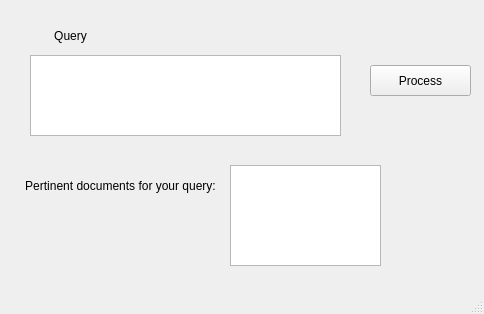
<?xml version="1.0" encoding="UTF-8"?>
<ui version="4.0">
 <class>MainWindow</class>
 <widget class="QMainWindow" name="MainWindow">
  <property name="geometry">
   <rect>
    <x>0</x>
    <y>0</y>
    <width>484</width>
    <height>314</height>
   </rect>
  </property>
  <property name="windowTitle">
   <string>Boolean model</string>
  </property>
  <widget class="QWidget" name="centralwidget">
   <widget class="QPlainTextEdit" name="query">
    <property name="geometry">
     <rect>
      <x>30</x>
      <y>55</y>
      <width>311</width>
      <height>81</height>
     </rect>
    </property>
   </widget>
   <widget class="QLabel" name="label">
    <property name="geometry">
     <rect>
      <x>30</x>
      <y>25</y>
      <width>81</width>
      <height>21</height>
     </rect>
    </property>
    <property name="text">
     <string>Query</string>
    </property>
    <property name="alignment">
     <set>Qt::AlignCenter</set>
    </property>
   </widget>
   <widget class="QPushButton" name="process">
    <property name="geometry">
     <rect>
      <x>370</x>
      <y>65</y>
      <width>101</width>
      <height>31</height>
     </rect>
    </property>
    <property name="text">
     <string>Process</string>
    </property>
   </widget>
   <widget class="QLabel" name="label_2">
    <property name="geometry">
     <rect>
      <x>0</x>
      <y>165</y>
      <width>241</width>
      <height>41</height>
     </rect>
    </property>
    <property name="text">
     <string>Pertinent documents for your query:</string>
    </property>
    <property name="alignment">
     <set>Qt::AlignCenter</set>
    </property>
   </widget>
   <widget class="QPlainTextEdit" name="res">
    <property name="geometry">
     <rect>
      <x>230</x>
      <y>165</y>
      <width>151</width>
      <height>101</height>
     </rect>
    </property>
    <property name="readOnly">
     <bool>true</bool>
    </property>
   </widget>
  </widget>
  <widget class="QMenuBar" name="menubar">
   <property name="geometry">
    <rect>
     <x>0</x>
     <y>0</y>
     <width>484</width>
     <height>21</height>
    </rect>
   </property>
  </widget>
  <widget class="QStatusBar" name="statusbar"/>
 </widget>
 <resources/>
 <connections/>
</ui>
